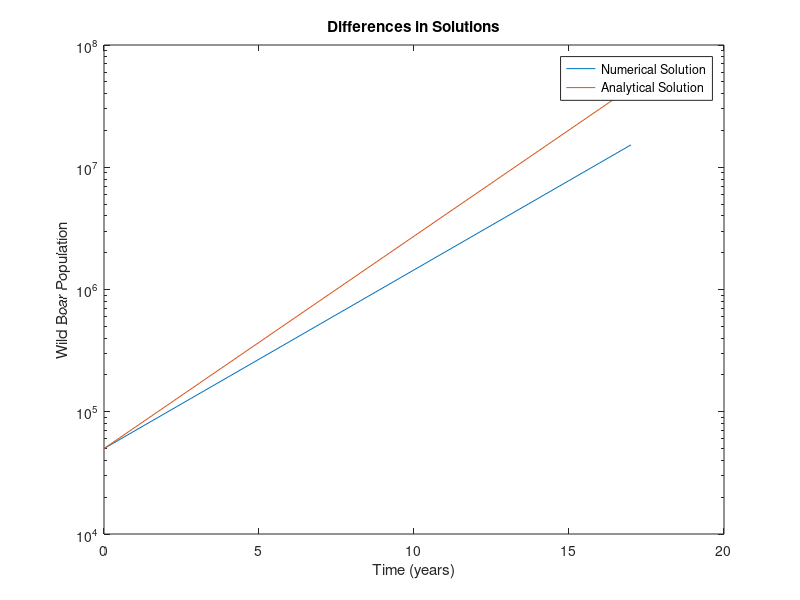

Source code (MATLAB): (Note: this script raises an error after producing the figure.)
%% Plot1
N=11.35E6; %Equilibrium Population
N0=50E3; %Starting Population
r=logspace(log10(0.01),log10(0.05)); %Growth Rate
t=log(N/N0)./r;
plot(r,t)
semilogx(r,t);
xlabel('Growth Rate');
ylabel('Time');
title('Equilibrium Time');

%% Plot 2
N0=50E3 %Starting Population
r1=0.48 %Growth Rate 1
r2=0.2 %Grotwth Rate 2
t=linspace(0,100)
N1=log10(N0*exp(r1.*t))
N2=log10(N0*exp(r2.*t))
plot(t,N1)
hold on
plot(t,N2)
% semilogy(t,N1)
% semilogy(t,N2)
xlabel('Time')
ylabel('Log(Wild Boar Population)')
title('Wild Boar Population')
hold off

%% Introduction to Meshgrids
X=linspace(1,5,5)
Y=linspace(1,10,10)
Y=Y'
[V  W] =meshgrid(X,Y)
H=V+W
mesh(X,Y,H)

%% Meshgrid of the boars
r=logspace(log10(0.01),log10(0.05))
t=linspace(1,15,15)
N0=50E3
[V W]= meshgrid(r,t)
N=N0*exp(V.*W)
meshc(V,W,N)
xlabel('Growth Rate')
ylabel('Time')
zlabel('Boar Population')

%% Loops
k=0;
K=[];
for j=1:4
    k=k+j;
    K=[K,k]
end
%% Numerical Solution
N0=50E3 %Starting Population
r=0.4 %Growth Rate
t=0 %Setting initial time
n=N0 %setting initial population
T=[0] %creating the array
N=[N0] %creating the array
while n<11.35E6 %conditional statement for the loop
    t=t+1
    n=n+r*n
    T=[T,t]
    N=[N,n]
end
[row,cols]=size(T)
plot(T,N)
semilogy(T,N)
xlabel('Time (years)')
ylabel('Wild Boar Population')
title('Differences in Solutions')
hold on
tan=linspace(0,cols-1,cols)
Nan=N0*exp(r.*tan)
plot(tan,Nan)
legend('Numerical Solution','Analytical Solution')
hold off

%% DEM
load sierrademml.mat
imagesc(sierrademml)

%% Slope Calculation with a for loop
[rows,cols]=size(sierrademml);
dzdx=zeros(rows,cols);
dzdy=zeros(rows,cols);
r=30;
slope=zeros(rows,cols);
for i=2:rows-1
    for j=2:cols-1
        dzdx(i,j)=(sierrademml(i+1,j)-sierrademml(i-1,j))./(2*r);
        dzdy(i,j)=(sierrademml(i,j+1)-sierrademml(i,j-1))./(2*r);
    end
end
slopefor=sqrt(dzdx.^2+dzdy.^2);
imagesc(slopefor)

%% Slope Calculation with indexing
[rows,cols]=size(sierrademml);
dzdx=zeros(rows,cols);
dzdy=zeros(rows,cols);
r=30;
slope=zeros(rows,cols);
dzdx(2:rows-1,:)=(sierrademml(1:rows-2,:)-sierrademml(3:rows,:))/(2*r);
dzdy(:,2:cols-1)=(sierrademml(:,1:cols-2)-sierrademml(:,3:cols))/(2*r);
slopeind=sqrt(dzdx.^2+dzdy.^2);
imagesc(slopeind)